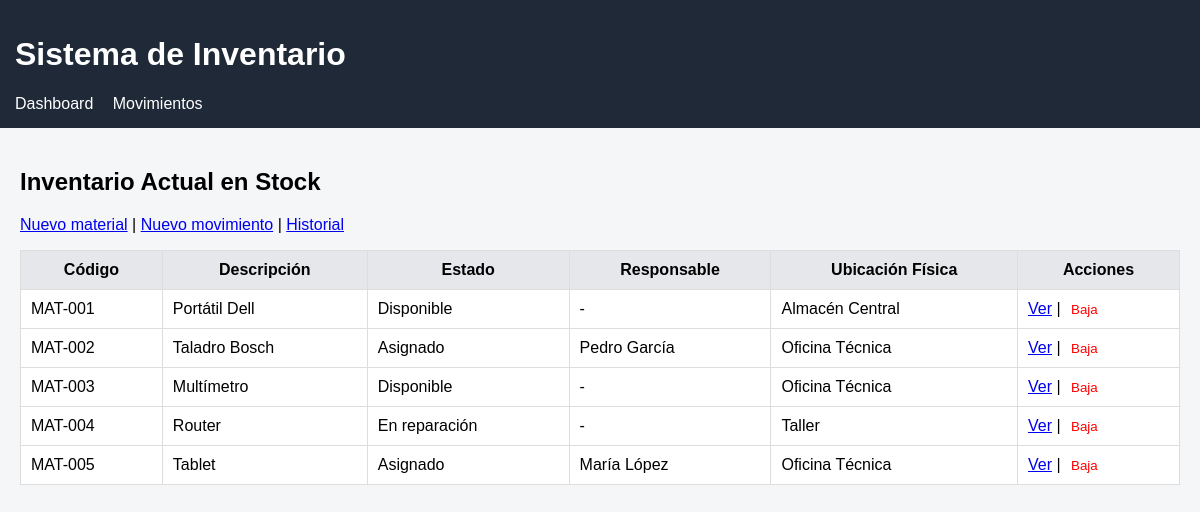
The page / on the database its author committed.
### tables this page shows
CREATE TABLE material (
    id_material INT AUTO_INCREMENT PRIMARY KEY,
    codigo VARCHAR(50) UNIQUE,
    descripcion TEXT,
    categoria VARCHAR(100),
    marca VARCHAR(100),
    modelo VARCHAR(100),
    fecha_alta TIMESTAMP DEFAULT CURRENT_TIMESTAMP,
    activo TINYINT(1) DEFAULT 1
);

CREATE TABLE estado_material (
    id_estado INT AUTO_INCREMENT PRIMARY KEY,
    nombre VARCHAR(100) NOT NULL,
    descripcion TEXT
);

CREATE TABLE ubicacion (
    id_ubicacion INT AUTO_INCREMENT PRIMARY KEY,
    nombre VARCHAR(150) NOT NULL,
    descripcion TEXT,
    tipo VARCHAR(100)
);

CREATE TABLE usuario (
    id_usuario INT AUTO_INCREMENT PRIMARY KEY,
    nombre VARCHAR(150) NOT NULL,
    email VARCHAR(150) UNIQUE NOT NULL,
    cargo VARCHAR(100),
    activo TINYINT(1) DEFAULT 1
);

### index.php (the view, shortened to what this page needs)
<?php
require_once 'db.php';
require_once 'includes/header.php';
$sql = "
SELECT
    m.id_material,
    m.codigo,
    m.descripcion,
    m.activo,
    em.nombre AS estado,
    u.nombre AS usuario,
    ub.nombre AS ubicacion
FROM material m
LEFT JOIN estado_actual_material eam ON m.id_material = eam.id_material
LEFT JOIN estado_material em ON eam.id_estado = em.id_estado
LEFT JOIN usuario u ON eam.id_usuario_actual = u.id_usuario
LEFT JOIN ubicacion ub ON eam.id_ubicacion_actual = ub.id_ubicacion
WHERE m.activo = 1
ORDER BY m.codigo
";
$materiales = $pdo->query($sql)->fetchAll();
?>
<h2>Inventario Actual en Stock</h2>
<p>
    <a href="nuevo_material.php">Nuevo material</a> |
    <a href="nuevo_movimiento.php">Nuevo movimiento</a> |
    <a href="movimientos.php">Historial</a>
</p>
<table>
    <tr>
        <th>Código</th>
        <th>Descripción</th>
        <th>Estado</th>
        <th>Responsable</th>
        <th>Ubicación Física</th>
        <th>Acciones</th>
    </tr>
    <?php foreach ($materiales as $m): ?>
    <tr>
        <td><?= htmlspecialchars($m['codigo']) ?></td>
        <td><?= htmlspecialchars($m['descripcion']) ?></td>
        <td><?= htmlspecialchars($m['estado']) ?></td>
        <td><?= htmlspecialchars($m['usuario'] ?? '-') ?></td>
        <td><?= htmlspecialchars($m['ubicacion']) ?></td>
        <td>
            <a href="material.php?codigo=<?= $m['codigo'] ?>">Ver</a>
            |
            <form action="baja_material.php" method="POST" style="display:inline;">
                <button type="submit"
                        onclick="return confirm('¿Dar de baja este material?');"
                        style="color:red; border:none; background:none; cursor:pointer;">
                    Baja
                </button>
            </form>
        </td>
    </tr>
    <?php endforeach; ?>
</table>
<?php require_once 'includes/footer.php'; ?>

### includes/header.php (shortened to what this page needs)
<!DOCTYPE html>
<html lang="es">
<head>
<link rel="stylesheet" href="css/estilos.css">
</head>
<body>
<header>
    <h1>Sistema de Inventario</h1>
    <nav>
        <a href="index.php">Dashboard</a>
        <a href="movimientos.php">Movimientos</a>
    </nav>
</header>
<main>

### includes/footer.php
</main>
</body>
</html>

### css/estilos.css (style rules this page uses)
body { font-family: Arial; margin: 0; background: #f4f6f8; }
header { background: #1f2937; color: white; padding: 15px; }
nav a { color: white; margin-right: 15px; text-decoration: none; }
main { padding: 20px; }
table { width: 100%; border-collapse: collapse; background: white; }
th, td { padding: 10px; border: 1px solid #ddd; }
th { background: #e5e7eb; }

### rows shown on the page
material: codigo "MAT-001", descripcion "Portátil Dell", estado_material.nombre "Disponible", usuario "-", ubicacion.nombre "Almacén Central"
material: codigo "MAT-002", descripcion "Taladro Bosch", estado_material.nombre "Asignado", usuario.nombre "Pedro García", ubicacion.nombre "Oficina Técnica"
material: codigo "MAT-003", descripcion "Multímetro", estado_material.nombre "Disponible", usuario "-", ubicacion.nombre "Oficina Técnica"
material: codigo "MAT-004", descripcion "Router", estado_material.nombre "En reparación", usuario "-", ubicacion.nombre "Taller"
material: codigo "MAT-005", descripcion "Tablet", estado_material.nombre "Asignado", usuario.nombre "María López", ubicacion.nombre "Oficina Técnica"
